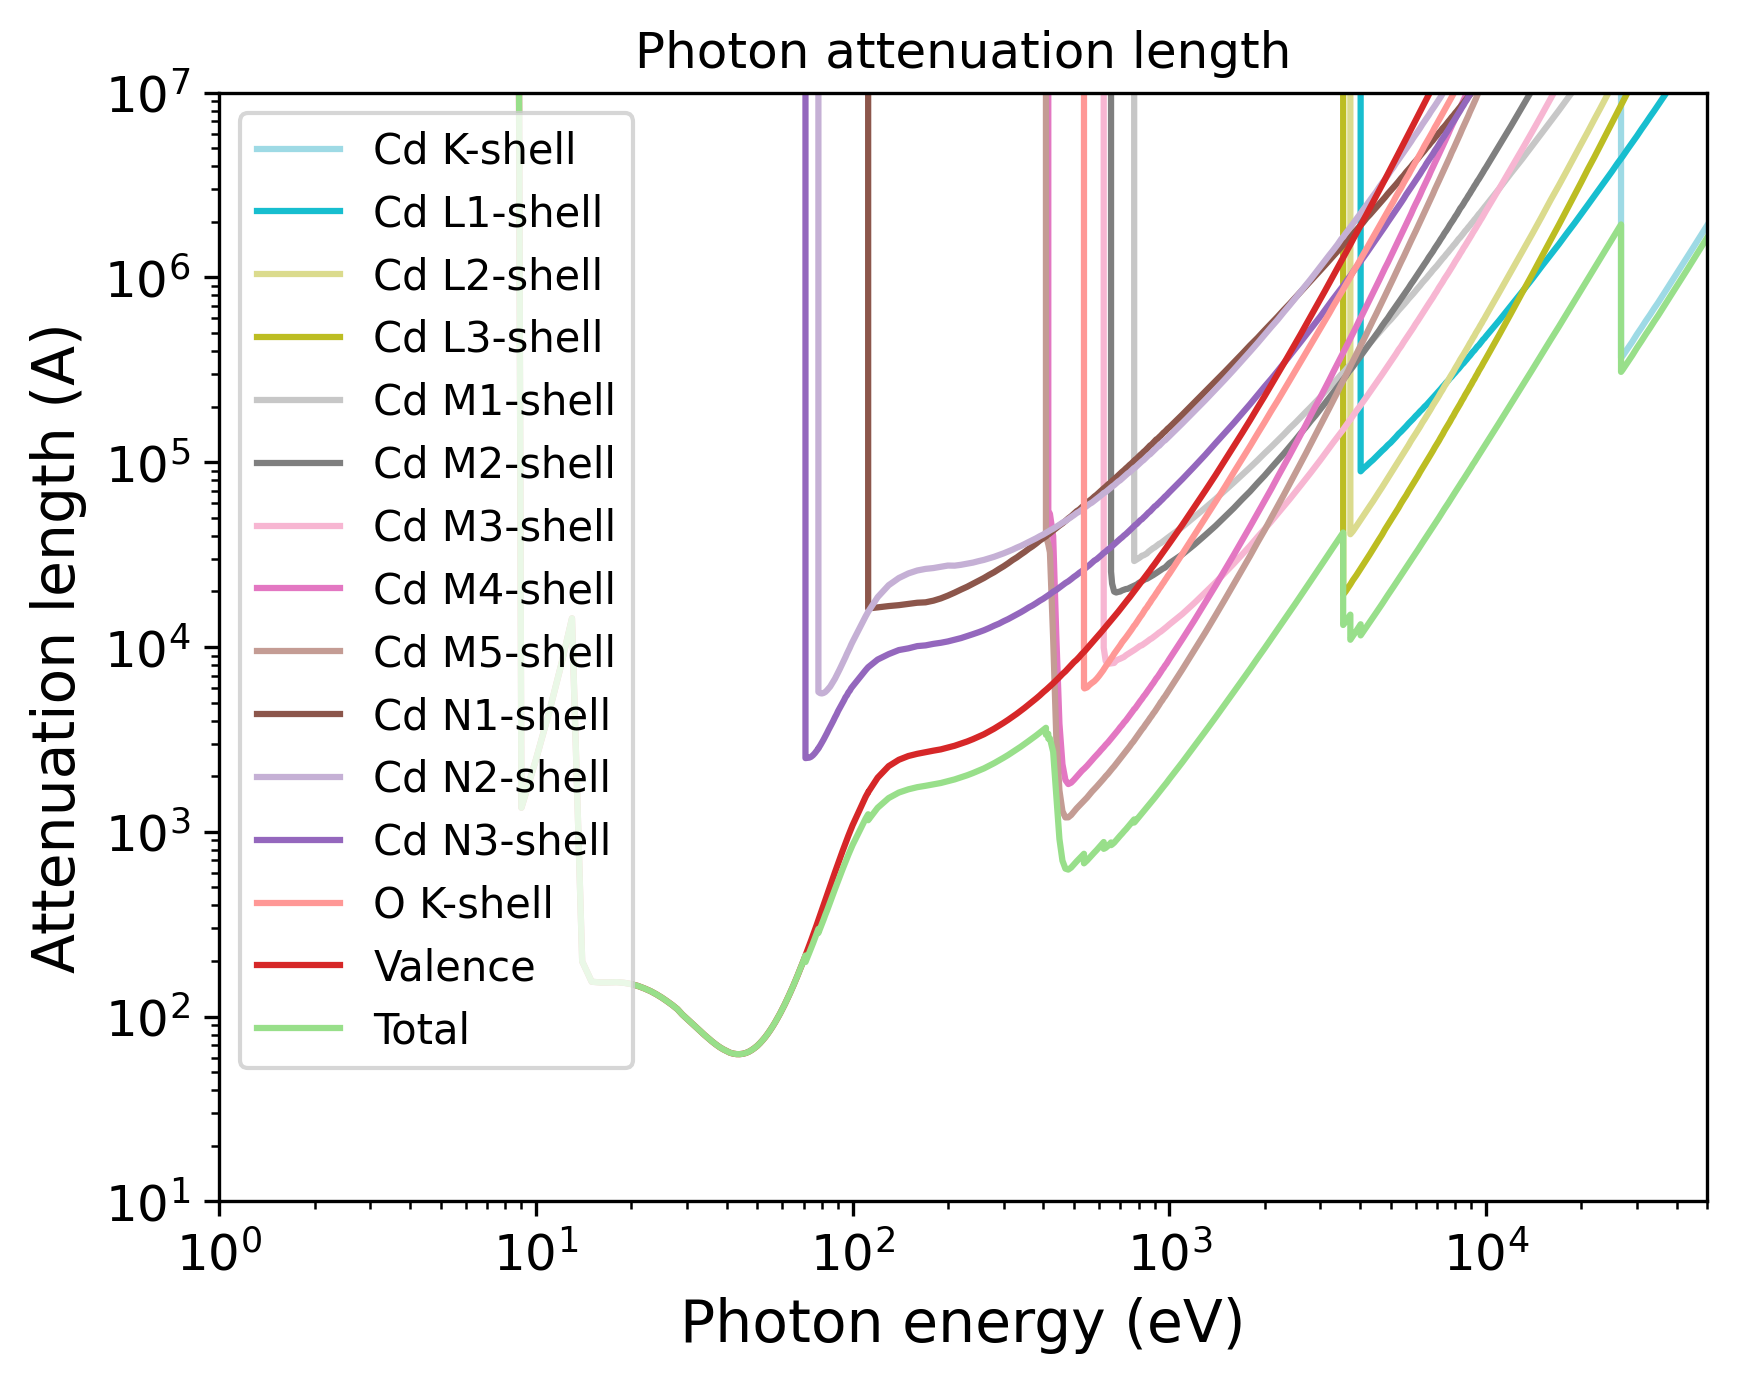

Generate this figure with Python:
import pandas as pd
import numpy as np
import matplotlib.pyplot as plt
import matplotlib.cm as cm
# Set the format:
plt.xlabel("Photon energy (eV)", fontsize=14)
plt.ylabel("Attenuation length (A)", fontsize=14)
plt.xticks(fontsize=12)
plt.yticks(fontsize=12)
plt.grid(False)
# Set the axes:
# Read the output file:
df = pd.read_csv(r"OUTPUT_CdO_Photon_IMFP.dat", sep=r'\s+', header=None, comment="#", skipinitialspace=True)
plt.xscale("log")
plt.yscale("log")
# Prepare the plot:
columns_to_plot = [ 1, 2, 3, 4, 5, 6, 7, 8, 9, 10, 11, 12, 13, 14, 15]
labels = [ "Cd K-shell", "Cd L1-shell", "Cd L2-shell", "Cd L3-shell", "Cd M1-shell", "Cd M2-shell", "Cd M3-shell", "Cd M4-shell", "Cd M5-shell", "Cd N1-shell", "Cd N2-shell", "Cd N3-shell", "O K-shell", "Valence", "Total"]
# Create N distinct colors from a colormap
N = len(columns_to_plot)
colors = plt.cm.tab20(np.linspace(1, 0, 20))
# Set line styles:
linestyles = [ "-", "-", "-", "-", "-", "-", "-", "-", "-", "-", "-", "-", "-", "-", "-"]
for i, col in enumerate(columns_to_plot):
    color = colors[i % len(colors)]
    ls    = linestyles[i % len(linestyles)]
    label = labels[i % len(labels)]
    plt.plot(df.iloc[:, 0], df.iloc[:, col],
    color=color,
    label=label,
    linestyle=ls)
plt.xlim(1.00000000,50000.00000000)
plt.ylim(10.00000000,10000000.00000000)
plt.title("Photon attenuation length")
plt.legend(loc="best", fontsize=10)
# Save the plot in this format:
plt.savefig("OUTPUT_MFP_photon.png", dpi=300, bbox_inches="tight")
